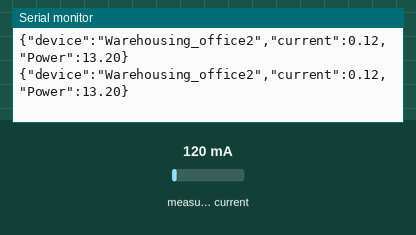
Simulated run of this sketch. Board: Arduino Uno, built with avr-gcc and run on an emulated ATmega328P. Shown: the last lines printed to the serial monitor. The test bench sets the inputs (shaded band); at power-on: measured current 120 mA.

Above: at 6.1 s.
6.2 s: measured current set to 40 mA
At 11.9 s:
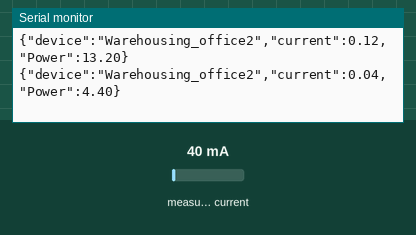
12.4 s: measured current set to 500 mA
At 16.3 s:
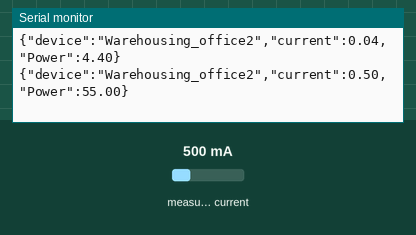
Timing chart, 0 to 17.8 s (numbered marks = the images above; inputs shaded):
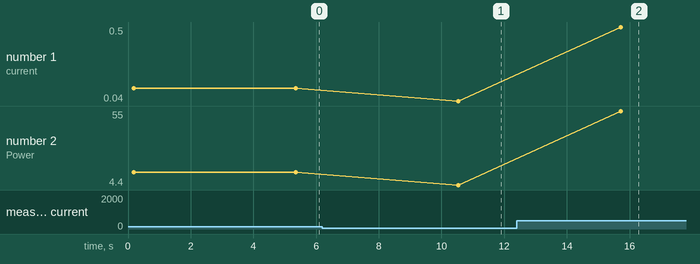

The sketch:

SCT60A20ma.ino
```cpp
#include "EmonLib.h"

EnergyMonitor emon1;
//EnergyMonitor emon2;
//EnergyMonitor emon3;

void setup()
{
    Serial.begin(9600);
    emon1.current(0, 30);  //Current: input pin, calibration.
//    emon2.current(1, 43);  //Current: input pin, calibration.
//    emon3.current(2, 44);  //Current: input pin, calibration.
}

void loop()
{
    double Irms1 = emon1.calcIrms(1480);  // Calculate Irms1 only
    String Device = "Warehousing_office2";
//    double Irms2 = emon2.calcIrms(1480);  // Calculate Irms2 only
//    double Irms3 = emon3.calcIrms(1480);  // Calculate Irms3 only
//    double Irms_W = (Irms1 + Irms2 + Irms3) / 3;

    if(Irms1>=0){
      Serial.print("{\"device\":\"");
      Serial.print(Device);
      Serial.print("\",\"current\":");
      Serial.print(Irms1);
      Serial.print(",\"Power\":");
      Serial.print(Irms1*110.0);
      Serial.println("}");// Irms
    }
    delay(5000);
}
```

Measured:
- after the input at 6.2 s, the serial monitor: prints a new line after 4.3 s (image 1)
- after the input at 12.4 s, the serial monitor: prints a new line after 3.3 s (image 2)
- plotted number 1: 0.12 → 0.04 after the input at 6.2 s, 0.04 → 0.5 after the input at 12.4 s
- plotted number 2: 13.2 → 4.4 after the input at 6.2 s, 4.4 → 55 after the input at 12.4 s
